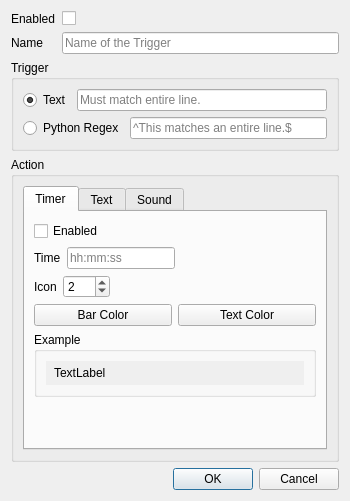
<?xml version="1.0" encoding="UTF-8"?>
<ui version="4.0">
 <class>Dialog</class>
 <widget class="QDialog" name="Dialog">
  <property name="enabled">
   <bool>true</bool>
  </property>
  <property name="geometry">
   <rect>
    <x>0</x>
    <y>0</y>
    <width>350</width>
    <height>479</height>
   </rect>
  </property>
  <property name="sizePolicy">
   <sizepolicy hsizetype="Preferred" vsizetype="Preferred">
    <horstretch>0</horstretch>
    <verstretch>0</verstretch>
   </sizepolicy>
  </property>
  <property name="minimumSize">
   <size>
    <width>350</width>
    <height>0</height>
   </size>
  </property>
  <property name="windowTitle">
   <string>Trigger Editor</string>
  </property>
  <layout class="QVBoxLayout" name="verticalLayout">
   <item>
    <widget class="QFrame" name="frame">
     <property name="frameShape">
      <enum>QFrame::NoFrame</enum>
     </property>
     <property name="frameShadow">
      <enum>QFrame::Raised</enum>
     </property>
     <layout class="QVBoxLayout" name="verticalLayout_2" stretch="0,0,1">
      <property name="sizeConstraint">
       <enum>QLayout::SetDefaultConstraint</enum>
      </property>
      <property name="leftMargin">
       <number>0</number>
      </property>
      <property name="topMargin">
       <number>0</number>
      </property>
      <property name="rightMargin">
       <number>0</number>
      </property>
      <property name="bottomMargin">
       <number>0</number>
      </property>
      <item>
       <layout class="QFormLayout" name="formLayout_3">
        <item row="0" column="0">
         <widget class="QLabel" name="enabledLabel">
          <property name="text">
           <string>Enabled</string>
          </property>
         </widget>
        </item>
        <item row="0" column="1">
         <widget class="QCheckBox" name="enabledCheckBox">
          <property name="sizePolicy">
           <sizepolicy hsizetype="Preferred" vsizetype="Fixed">
            <horstretch>0</horstretch>
            <verstretch>0</verstretch>
           </sizepolicy>
          </property>
         </widget>
        </item>
        <item row="1" column="0">
         <widget class="QLabel" name="nameLabel">
          <property name="text">
           <string>Name</string>
          </property>
         </widget>
        </item>
        <item row="1" column="1">
         <widget class="QLineEdit" name="nameLineEdit">
          <property name="placeholderText">
           <string>Name of the Trigger</string>
          </property>
         </widget>
        </item>
       </layout>
      </item>
      <item>
       <widget class="QGroupBox" name="groupBox">
        <property name="title">
         <string>Trigger</string>
        </property>
        <layout class="QVBoxLayout" name="verticalLayout_3">
         <item>
          <layout class="QHBoxLayout" name="horizontalLayout">
           <item>
            <widget class="QRadioButton" name="triggerTextRadio">
             <property name="text">
              <string>Text</string>
             </property>
             <property name="checked">
              <bool>true</bool>
             </property>
            </widget>
           </item>
           <item>
            <widget class="QLineEdit" name="triggerTextLineEdit">
             <property name="placeholderText">
              <string>Must match entire line.</string>
             </property>
            </widget>
           </item>
          </layout>
         </item>
         <item>
          <layout class="QHBoxLayout" name="horizontalLayout_2">
           <item>
            <widget class="QRadioButton" name="triggerRegexRadio">
             <property name="text">
              <string>Python Regex</string>
             </property>
            </widget>
           </item>
           <item>
            <widget class="QLineEdit" name="triggerRegexLineEdit">
             <property name="placeholderText">
              <string>^This matches an entire line.$</string>
             </property>
            </widget>
           </item>
          </layout>
         </item>
        </layout>
       </widget>
      </item>
      <item>
       <widget class="QGroupBox" name="groupBox_2">
        <property name="title">
         <string>Action</string>
        </property>
        <property name="checkable">
         <bool>false</bool>
        </property>
        <layout class="QVBoxLayout" name="verticalLayout_4">
         <item>
          <widget class="QTabWidget" name="tabWidget">
           <property name="sizePolicy">
            <sizepolicy hsizetype="Minimum" vsizetype="Minimum">
             <horstretch>1</horstretch>
             <verstretch>0</verstretch>
            </sizepolicy>
           </property>
           <property name="tabPosition">
            <enum>QTabWidget::North</enum>
           </property>
           <property name="tabShape">
            <enum>QTabWidget::Rounded</enum>
           </property>
           <property name="currentIndex">
            <number>0</number>
           </property>
           <property name="elideMode">
            <enum>Qt::ElideNone</enum>
           </property>
           <widget class="QWidget" name="tab">
            <attribute name="title">
             <string>Timer</string>
            </attribute>
            <layout class="QVBoxLayout" name="verticalLayout_5">
             <item>
              <widget class="QCheckBox" name="timerCheckBox">
               <property name="text">
                <string>Enabled</string>
               </property>
              </widget>
             </item>
             <item>
              <layout class="QVBoxLayout" name="verticalLayout_6">
               <item>
                <layout class="QVBoxLayout" name="verticalLayout_8">
                 <item>
                  <layout class="QHBoxLayout" name="horizontalLayout_9">
                   <item alignment="Qt::AlignLeft">
                    <widget class="QLabel" name="timeLabel">
                     <property name="text">
                      <string>Time</string>
                     </property>
                    </widget>
                   </item>
                   <item alignment="Qt::AlignLeft">
                    <widget class="QLineEdit" name="timerTimeLineEdit">
                     <property name="placeholderText">
                      <string>hh:mm:ss</string>
                     </property>
                    </widget>
                   </item>
                   <item>
                    <spacer name="horizontalSpacer">
                     <property name="orientation">
                      <enum>Qt::Horizontal</enum>
                     </property>
                     <property name="sizeHint" stdset="0">
                      <size>
                       <width>40</width>
                       <height>20</height>
                      </size>
                     </property>
                    </spacer>
                   </item>
                  </layout>
                 </item>
                 <item>
                  <layout class="QHBoxLayout" name="horizontalLayout_3" stretch="0,0,0,0">
                   <item>
                    <widget class="QLabel" name="iconLabel">
                     <property name="text">
                      <string>Icon</string>
                     </property>
                    </widget>
                   </item>
                   <item alignment="Qt::AlignLeft">
                    <widget class="QSpinBox" name="timerIconSpinBox">
                     <property name="minimum">
                      <number>1</number>
                     </property>
                     <property name="maximum">
                      <number>252</number>
                     </property>
                     <property name="value">
                      <number>2</number>
                     </property>
                    </widget>
                   </item>
                   <item>
                    <layout class="QHBoxLayout" name="timerIconLayout">
                     <property name="spacing">
                      <number>0</number>
                     </property>
                     <property name="rightMargin">
                      <number>0</number>
                     </property>
                    </layout>
                   </item>
                   <item>
                    <spacer name="horizontalSpacer_2">
                     <property name="orientation">
                      <enum>Qt::Horizontal</enum>
                     </property>
                     <property name="sizeHint" stdset="0">
                      <size>
                       <width>40</width>
                       <height>20</height>
                      </size>
                     </property>
                    </spacer>
                   </item>
                  </layout>
                 </item>
                 <item>
                  <layout class="QHBoxLayout" name="horizontalLayout_6" stretch="0,0">
                   <item>
                    <widget class="QPushButton" name="timerBarColorButton">
                     <property name="text">
                      <string>Bar Color</string>
                     </property>
                    </widget>
                   </item>
                   <item>
                    <widget class="QPushButton" name="timerTextColorButton">
                     <property name="text">
                      <string>Text Color</string>
                     </property>
                    </widget>
                   </item>
                  </layout>
                 </item>
                 <item>
                  <widget class="QGroupBox" name="groupBox_5">
                   <property name="title">
                    <string>Example</string>
                   </property>
                   <layout class="QVBoxLayout" name="verticalLayout_16">
                    <item>
                     <layout class="QVBoxLayout" name="verticalLayout_15">
                      <item>
                       <widget class="QLabel" name="timerExample">
                        <property name="autoFillBackground">
                         <bool>true</bool>
                        </property>
                        <property name="styleSheet">
                         <string notr="true">padding: 5px</string>
                        </property>
                        <property name="text">
                         <string>TextLabel</string>
                        </property>
                        <property name="margin">
                         <number>0</number>
                        </property>
                       </widget>
                      </item>
                     </layout>
                    </item>
                   </layout>
                  </widget>
                 </item>
                </layout>
               </item>
               <item>
                <spacer name="verticalSpacer_3">
                 <property name="orientation">
                  <enum>Qt::Vertical</enum>
                 </property>
                 <property name="sizeHint" stdset="0">
                  <size>
                   <width>20</width>
                   <height>40</height>
                  </size>
                 </property>
                </spacer>
               </item>
              </layout>
             </item>
            </layout>
           </widget>
           <widget class="QWidget" name="tab_2">
            <attribute name="title">
             <string>Text</string>
            </attribute>
            <layout class="QVBoxLayout" name="verticalLayout_7">
             <item>
              <widget class="QCheckBox" name="textCheckBox">
               <property name="text">
                <string>Enabled</string>
               </property>
              </widget>
             </item>
             <item>
              <layout class="QVBoxLayout" name="verticalLayout_17">
               <item>
                <layout class="QHBoxLayout" name="horizontalLayout_7">
                 <item>
                  <widget class="QLabel" name="textLabel">
                   <property name="text">
                    <string>Text</string>
                   </property>
                  </widget>
                 </item>
                 <item>
                  <widget class="QLineEdit" name="textTextLineEdit"/>
                 </item>
                </layout>
               </item>
               <item>
                <layout class="QHBoxLayout" name="horizontalLayout_8">
                 <item>
                  <widget class="QLabel" name="sizeLabel">
                   <property name="text">
                    <string>Size</string>
                   </property>
                  </widget>
                 </item>
                 <item>
                  <widget class="QSpinBox" name="textSizeSpinBox">
                   <property name="minimum">
                    <number>8</number>
                   </property>
                   <property name="maximum">
                    <number>60</number>
                   </property>
                  </widget>
                 </item>
                 <item>
                  <widget class="QPushButton" name="textColorButton">
                   <property name="text">
                    <string>Choose Color</string>
                   </property>
                  </widget>
                 </item>
                 <item>
                  <spacer name="horizontalSpacer_3">
                   <property name="orientation">
                    <enum>Qt::Horizontal</enum>
                   </property>
                   <property name="sizeHint" stdset="0">
                    <size>
                     <width>40</width>
                     <height>20</height>
                    </size>
                   </property>
                  </spacer>
                 </item>
                </layout>
               </item>
              </layout>
             </item>
             <item>
              <widget class="QGroupBox" name="groupBox_6">
               <property name="title">
                <string>Example</string>
               </property>
               <layout class="QVBoxLayout" name="verticalLayout_18">
                <item>
                 <widget class="QLabel" name="textExample">
                  <property name="autoFillBackground">
                   <bool>false</bool>
                  </property>
                  <property name="styleSheet">
                   <string notr="true">padding: 5px</string>
                  </property>
                  <property name="text">
                   <string>Text Example</string>
                  </property>
                 </widget>
                </item>
               </layout>
              </widget>
             </item>
             <item>
              <spacer name="verticalSpacer_4">
               <property name="orientation">
                <enum>Qt::Vertical</enum>
               </property>
               <property name="sizeHint" stdset="0">
                <size>
                 <width>20</width>
                 <height>40</height>
                </size>
               </property>
              </spacer>
             </item>
            </layout>
           </widget>
           <widget class="QWidget" name="tab_3">
            <attribute name="title">
             <string>Sound</string>
            </attribute>
            <layout class="QVBoxLayout" name="verticalLayout_9">
             <item>
              <widget class="QCheckBox" name="soundCheckBox">
               <property name="text">
                <string>Enabled</string>
               </property>
              </widget>
             </item>
             <item>
              <widget class="QGroupBox" name="groupBox_4">
               <property name="title">
                <string>mp3 file</string>
               </property>
               <layout class="QVBoxLayout" name="verticalLayout_14">
                <item>
                 <layout class="QHBoxLayout" name="horizontalLayout_5">
                  <item>
                   <widget class="QLabel" name="soundFileLabel">
                    <property name="text">
                     <string/>
                    </property>
                   </widget>
                  </item>
                  <item>
                   <widget class="QToolButton" name="soundFileButton">
                    <property name="text">
                     <string>...</string>
                    </property>
                   </widget>
                  </item>
                 </layout>
                </item>
               </layout>
              </widget>
             </item>
             <item>
              <widget class="QPushButton" name="soundPlayButton">
               <property name="text">
                <string>Play</string>
               </property>
              </widget>
             </item>
             <item>
              <spacer name="verticalSpacer">
               <property name="orientation">
                <enum>Qt::Vertical</enum>
               </property>
               <property name="sizeHint" stdset="0">
                <size>
                 <width>20</width>
                 <height>40</height>
                </size>
               </property>
              </spacer>
             </item>
            </layout>
           </widget>
          </widget>
         </item>
        </layout>
       </widget>
      </item>
     </layout>
    </widget>
   </item>
   <item>
    <widget class="QDialogButtonBox" name="buttonBox">
     <property name="orientation">
      <enum>Qt::Horizontal</enum>
     </property>
     <property name="standardButtons">
      <set>QDialogButtonBox::Cancel|QDialogButtonBox::Ok</set>
     </property>
    </widget>
   </item>
  </layout>
 </widget>
 <resources/>
 <connections>
  <connection>
   <sender>buttonBox</sender>
   <signal>accepted()</signal>
   <receiver>Dialog</receiver>
   <slot>accept()</slot>
   <hints>
    <hint type="sourcelabel">
     <x>248</x>
     <y>254</y>
    </hint>
    <hint type="destinationlabel">
     <x>157</x>
     <y>274</y>
    </hint>
   </hints>
  </connection>
  <connection>
   <sender>buttonBox</sender>
   <signal>rejected()</signal>
   <receiver>Dialog</receiver>
   <slot>reject()</slot>
   <hints>
    <hint type="sourcelabel">
     <x>316</x>
     <y>260</y>
    </hint>
    <hint type="destinationlabel">
     <x>286</x>
     <y>274</y>
    </hint>
   </hints>
  </connection>
 </connections>
</ui>
